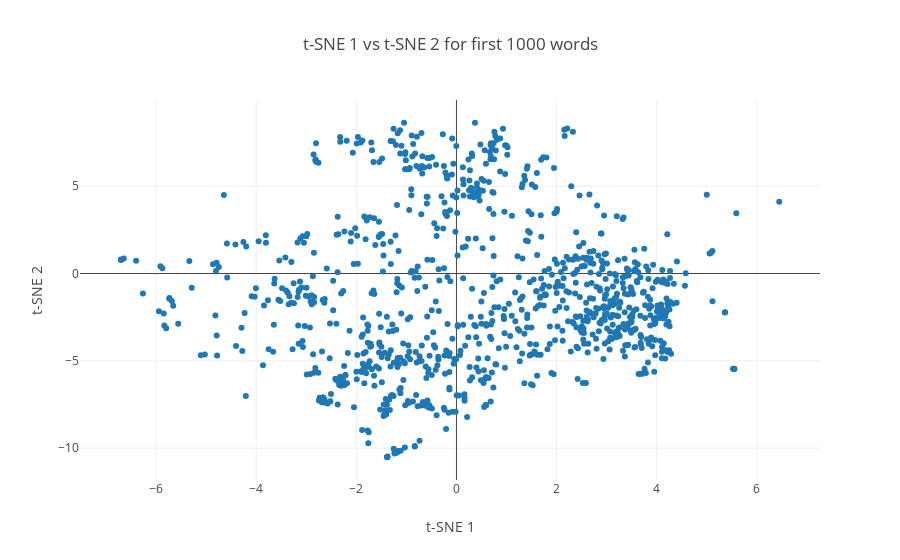

Here is the notebook cell this chart was saved with:
### Code cell
number_of_words = 1000
trace = go.Scatter(
    x=X_embedded[0:number_of_words,0], 
    y=X_embedded[0:number_of_words, 1],
    mode='markers',
    text=word_list[0:number_of_words]
)
layout = dict(title='t-SNE 1 vs t-SNE 2 for first 1000 words ',
              yaxis=dict(title='t-SNE 2'),
              xaxis=dict(title='t-SNE 1'),
              hovermode='closest')
fig = dict(data=[trace], layout=layout)
py.iplot(fig)

### Figure 1 — Plotly figure (JSON) as saved in the notebook; plotly's stock layout.template omitted (floating-point values rounded to 4 significant figures; data arrays with more than 128 entries replaced by an {"elided": "..."} marker saying what was removed)
{"data": [{"mode": "markers", "text": {"elided": "1000 str values"}, "type": "scatter", "x": {"elided": "1000 float values"}, "y": {"elided": "1000 float values"}}], "layout": {"hovermode": "closest", "title": "t-SNE 1 vs t-SNE 2 for first 1000 words ", "xaxis": {"title": "t-SNE 1"}, "yaxis": {"title": "t-SNE 2"}}}
